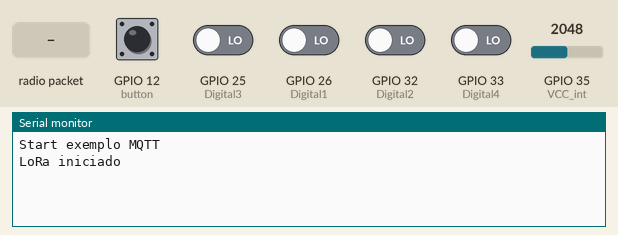
Recording of a program running on a simulated ESP32. On the bench: the last lines printed to the serial monitor. Inputs (shaded band) come from the test bench; at power-on: GPIO 12 (button), GPIO 25 (Digital3), GPIO 26 (Digital1), GPIO 32 (Digital2), GPIO 33 (Digital4) LOW, GPIO 35 (VCC_int) = 2048. No radio packets arrive unless stated.

Above: at 1.2 s.
1.3 s: GPIO 35 (VCC_int) set to 0
At 3.2 s:
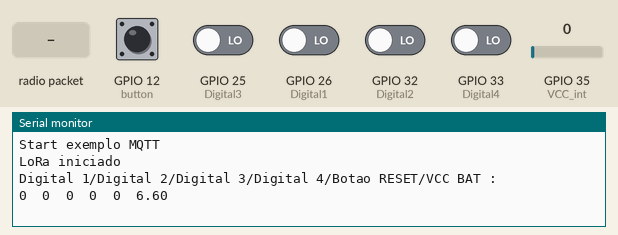
3.5 s: radio packet "1" arrives
At 3.9 s:
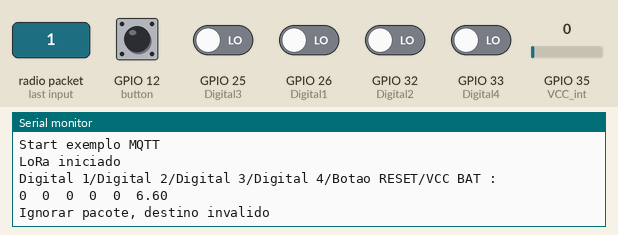
5.5 s: GPIO 35 (VCC_int) set to 491
At 7.2 s:
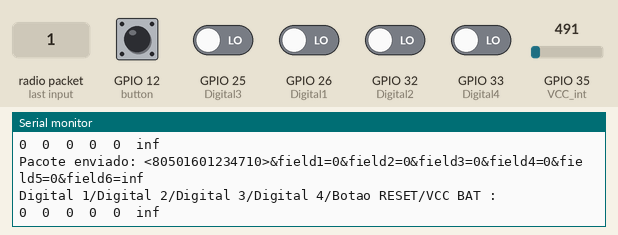
11.6 s: GPIO 12 (button) pulled HIGH for 1 s
At 15.6 s:
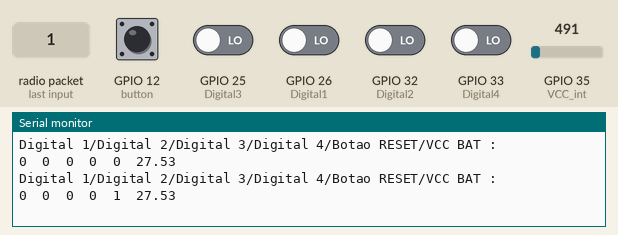
18.7 s: GPIO 25 (Digital3) driven HIGH
At 18.7 s:
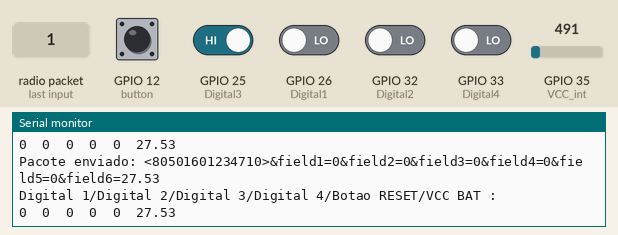

The program:

main.cpp
```cpp
#include <SPI.h>
#include <LoRa.h>
#include <Arduino.h>
#include <Wire.h>
#include <stdio.h>
#include <string.h>
#include<iostream>
#include <vector>

#define ss 5
#define rst 14
#define dio0 4
#define TELEMETRY_TRANSMIT_INTERVAL 5000 //1 amostra por minuto 60000
#define VCC_int 35
#define Digital1 26
#define Digital2 32
#define Digital3 25
#define Digital4 33
#define button 12
//GPIO26 D1
//GPIO32 D2
//GPIO25 D3
//GPIO33 D4
//GPIO12 botão
//GPIO35 BATERIA

#define SERIAL_DEBUG
using namespace std;

void SendData();
void onReceive(int packetSize);
void LoRaWrite();
void print_all();

uint8_t datasend[120];
bool DD1 = false,DD2 = false,DD3 = false,DD4 = false,BT = false;

float voltage = 0.00;
char node_id [30] = "80501601234710";
time_t _lastTelemetryTransmitTime = 0;

void setup()
{
    #ifdef SERIAL_DEBUG

        Serial.begin(9600);
        while (!Serial);
        Serial.println(F("Start exemplo MQTT"));

    #endif

    LoRa.setPins(ss, rst, dio0);
    if (!LoRa.begin(915000000))
    {
        Serial.println("Starting LoRa falhou!");
        while (1);
    }
    LoRa.setSpreadingFactor(7);// Setup Spreading Factor (6 ~ 12)
    // Setup BandWidth, option: 7800,10400,15600,20800,31250,41700,62500,125000,250000,500000
    LoRa.setSignalBandwidth(250000);//Lower BandWidth for longer distance.
    LoRa.setCodingRate4(5);// Setup Coding Rate:5(4/5),6(4/6),7(4/7),8(4/8)
    LoRa.setSyncWord(0x34); //Endereçamento da rede LoRa
    Serial.println("LoRa iniciado");
    LoRa.onReceive(onReceive);
    LoRa.receive();
    Wire.begin();
    pinMode(VCC_int, INPUT);
    pinMode(Digital1, INPUT);
    pinMode(Digital2, INPUT);
    pinMode(Digital3, INPUT);
    pinMode(Digital4, INPUT);
    pinMode(button, INPUT);
}

void loop()
{
    DD1 = digitalRead(Digital1);
    DD2 = digitalRead(Digital2);
    DD3 = digitalRead(Digital3);
    DD4 = digitalRead(Digital4);
    BT = digitalRead(button);
    voltage = ((3.3*4096)/analogRead(VCC_int));
    delay(2000);
    LoRaWrite();
    SendData();
    #ifdef SERIAL_DEBUG
    print_all();
    #endif
    LoRa.receive();
}

void print_all()
{

    Serial.println("Digital 1/Digital 2/Digital 3/Digital 4/Botao RESET/VCC BAT :");
    Serial.print(DD1);
    Serial.print("\t");
    Serial.print(DD2);
    Serial.print("\t");
    Serial.print(DD3);
    Serial.print("\t");
    Serial.print(DD4);
    Serial.print("\t");
    Serial.print(BT);
    Serial.print("\t");
    Serial.print(voltage);
    Serial.println();
}
void LoRaWrite()
{
    char data[120];
    memset(data, 0, sizeof(data));
    snprintf(data, sizeof(data), "<%s>&field1=%d&field2=%d&field3=%d&field4=%d&field5=%d&field6=%.2f", node_id, DD1, DD2 , DD3, DD4, BT, voltage);
    strcpy((char*)datasend, data);
}
void SendData()
{
    if ((millis() - _lastTelemetryTransmitTime) > TELEMETRY_TRANSMIT_INTERVAL)
    {
        LoRa.beginPacket();
        LoRa.print((char *)datasend);
        LoRa.endPacket();
        Serial.println();
        Serial.print("Pacote enviado: ");
        Serial.println((char *)datasend);
        Serial.println();
        _lastTelemetryTransmitTime = millis();
    }
}

void onReceive(int packetSize)
{
    // read packet
    String LoRaData = "";
    while (LoRa.available())
    {
        LoRaData += (char)LoRa.read();
    }
    vector<String> valuePair;
    char name[1024];
    strcpy(name, LoRaData.c_str());
    //Serial.print(name);
    //Serial.print("\n");

    char * pch;
    pch = strtok (name,"<>&");
    while (pch != NULL)
    {
        //Serial.printf("%s\n",pch);
        valuePair.push_back(pch);
        pch = strtok (NULL, "<>&");
    }
    //Serial.print(valuePair[0]);
    //Serial.println();
    if(valuePair[0]!=node_id)
    {
        Serial.println("Ignorar pacote, destino invalido");
    }
    else
    {
        Serial.print("Pacote recebido: ");
        Serial.println(LoRaData.c_str());
        Serial.println(valuePair[1]);
    }
}
```

Measured:
- after the input at 3.5 s, the serial monitor: prints a new line at once (image 2)
- after the input at 11.6 s, the serial monitor: prints a new line after 2.8 s (image 4)
